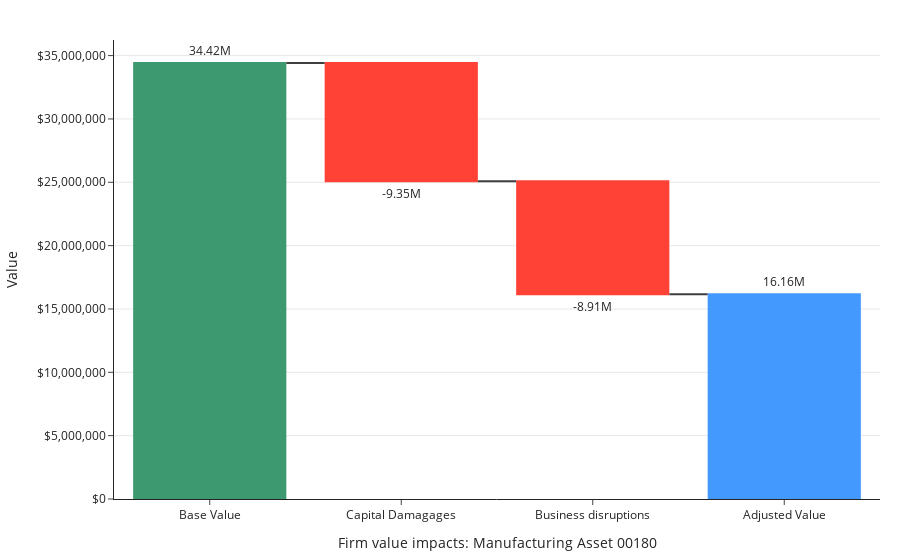

Notebook code cell kept with this figure:
### Code cell
# Plot asset-level waterfall chart
temp_portfolio = copy.deepcopy(portfolio) 
assets = temp_portfolio.assets.asset.to_list().copy()
insurer = Insurance("Insurance company", capital=ins_cap, subscribers=[]) 
kernel = Kernel(assets=assets, insurers=[insurer])
np.random.seed(0)
for asset in assets:
    # Flood entity sim simulates floods at the asset-level without considering other asset events
    FloodEntitySim(asset, model="exceedance_poisson").simulate(time_horizon=25, kernel=kernel)
kernel.run(time_horizon=time_horizon, verbose=0)
asset_id = 45
# temp_portfolio.assets.asset[asset_id].plot_simple_risk()
asset_list = sorted(temp_portfolio.assets.asset, key=lambda x: x.total_replacement_costs, reverse=True)
asset_list[asset_id].plot_simple_risk()

### Figure 1 — Plotly figure (JSON) as saved in the notebook; plotly's stock layout.template omitted (floating-point values rounded to 4 significant figures)
{"data": [{"cliponaxis": false, "connector": {"line": {"color": "rgb(63, 63, 63)"}}, "measure": ["relative", "relative", "relative", "total"], "name": "PRISK - Waterfall", "orientation": "v", "text": ["34.42M", "-9.35M", "-8.91M", "16.16M"], "textposition": "outside", "type": "waterfall", "x": ["Base Value", "Capital Damagages", "Business disruptions", "Adjusted Value"], "y": [34420000.0, -9347000.0, -8909000.0, 16160000.0]}], "layout": {"margin": {"b": 20, "l": 20, "r": 20, "t": 40}, "showlegend": false, "xaxis": {"title": {"text": "Firm value impacts: Manufacturing Asset 00180"}}, "yaxis": {"range": [null, 36140000.0], "showgrid": true, "tickformat": ",", "tickprefix": "$", "title": {"text": "Value"}}}}
